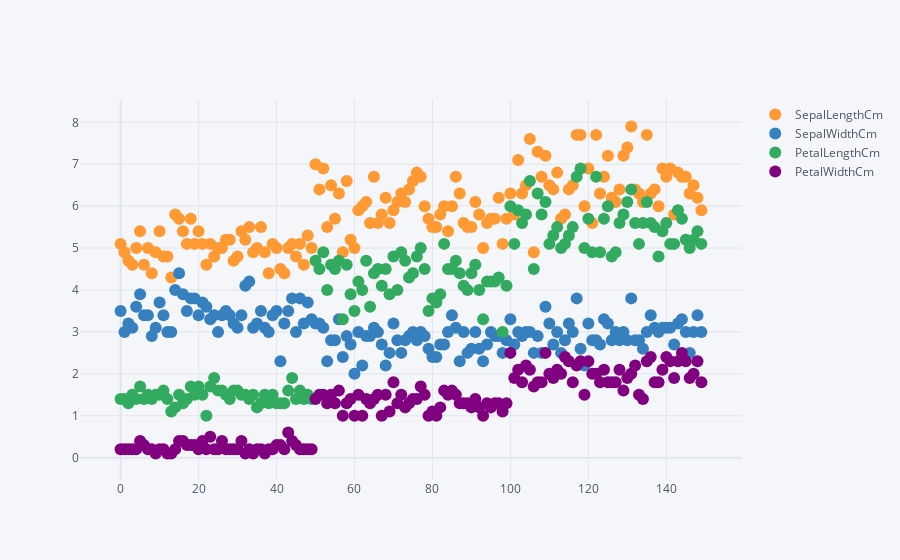

Notebook code for this chart:
### Code cell
df.iplot(mode = "markers",kind="scatter")

### Figure 1 — Plotly figure (JSON) as saved in the notebook; plotly's stock layout.template omitted (floating-point values rounded to 4 significant figures; data arrays with more than 128 entries replaced by an {"elided": "..."} marker saying what was removed)
{"data": [{"line": {"color": "rgba(255, 153, 51, 1.0)", "dash": "solid", "shape": "linear", "width": 1.3}, "marker": {"size": 12, "symbol": "circle"}, "mode": "markers", "name": "SepalLengthCm", "text": "", "type": "scatter", "x": {"elided": "150 int values"}, "y": {"elided": "150 float values"}}, {"line": {"color": "rgba(55, 128, 191, 1.0)", "dash": "solid", "shape": "linear", "width": 1.3}, "marker": {"size": 12, "symbol": "circle"}, "mode": "markers", "name": "SepalWidthCm", "text": "", "type": "scatter", "x": {"elided": "150 int values"}, "y": {"elided": "150 float values"}}, {"line": {"color": "rgba(50, 171, 96, 1.0)", "dash": "solid", "shape": "linear", "width": 1.3}, "marker": {"size": 12, "symbol": "circle"}, "mode": "markers", "name": "PetalLengthCm", "text": "", "type": "scatter", "x": {"elided": "150 int values"}, "y": {"elided": "150 float values"}}, {"line": {"color": "rgba(128, 0, 128, 1.0)", "dash": "solid", "shape": "linear", "width": 1.3}, "marker": {"size": 12, "symbol": "circle"}, "mode": "markers", "name": "PetalWidthCm", "text": "", "type": "scatter", "x": {"elided": "150 int values"}, "y": {"elided": "150 float values"}}], "layout": {"legend": {"bgcolor": "#F5F6F9", "font": {"color": "#4D5663"}}, "paper_bgcolor": "#F5F6F9", "plot_bgcolor": "#F5F6F9", "title": {"font": {"color": "#4D5663"}}, "xaxis": {"gridcolor": "#E1E5ED", "showgrid": true, "tickfont": {"color": "#4D5663"}, "title": {"font": {"color": "#4D5663"}, "text": ""}, "zerolinecolor": "#E1E5ED"}, "yaxis": {"gridcolor": "#E1E5ED", "showgrid": true, "tickfont": {"color": "#4D5663"}, "title": {"font": {"color": "#4D5663"}, "text": ""}, "zerolinecolor": "#E1E5ED"}}}
